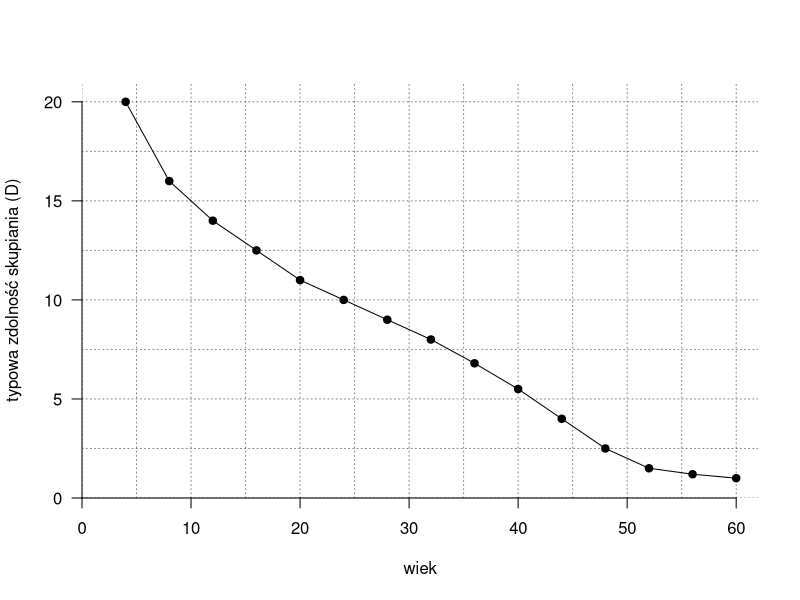

Recreate this plot in R.
x <- seq(4,60,4)
y <- c(20,16,# 4 8
       14,12.5,#16
       11,10,#24
       9,8,#32
       6.8,5.5,#40
       4,2.5,#48
       1.5,1.2,#56
       1)

plot(x,y, las=1, ylim=c(0,21),xlim=c(0,62), xaxs="i",yaxs="i",
     xlab="wiek", ylab="typowa zdolność skupiania (D)",
     type="o", pch=19,bty="n")
abline(h=seq(0,20,2.5), lty=3, col="#00000077")
abline(v=seq(0,60,5), lty=3, col="#00000077")



# zdrodlo:
# http://www.visioncareeducation.com/article.aspx?article=102546&a=cls

